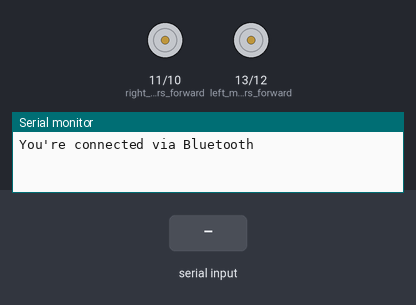
A sketch run on a simulated Arduino Uno, built with avr-gcc and run on an emulated ATmega328P. Shown: motor-driver pin pairs drawn as motors (green arrow = first pin HIGH = forward, orange = second pin HIGH = backward, longer = more drive), the last lines printed to the serial monitor. Inputs (shaded band) come from the test bench.

Above: at 1.2 s.
1.3 s: "F" received over the second serial link
At 2.2 s:
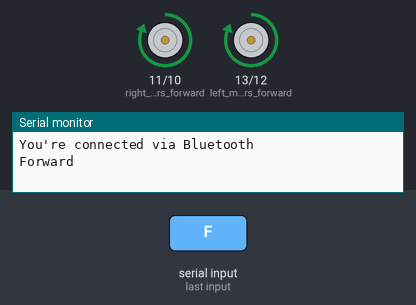
2.8 s: "B" received over the second serial link
At 3.4 s:
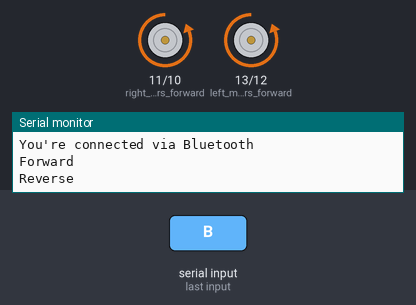
4.3 s: "L" received over the second serial link
At 5.5 s:
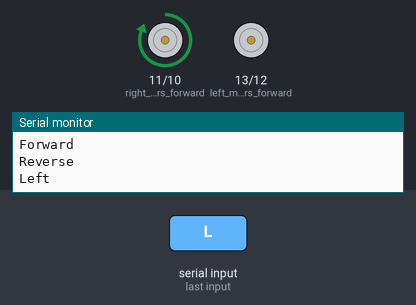
5.8 s: "R" received over the second serial link
At 6.9 s:
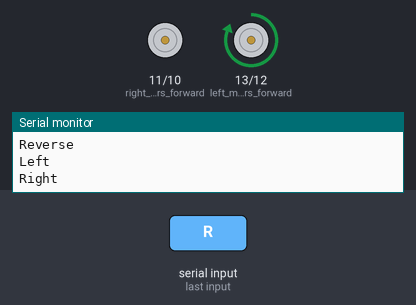
Timing chart, 0 to 8.3 s (numbered marks = the images above; inputs shaded):
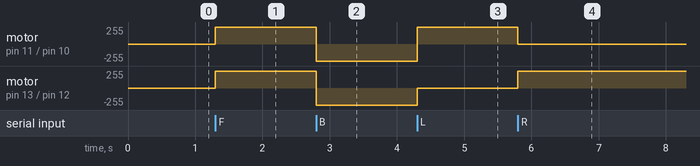

The sketch:

_4WD_bluetooth_car.ino
```cpp
#include <SoftwareSerial.h>

SoftwareSerial mySerial(0, 1); // RX | TX
int command ;
void setup() {
   Serial.begin(9600);
   mySerial.begin(9600);
   Serial.println("You're connected via Bluetooth");
   pinMode(13,OUTPUT);   //left motors forward
   pinMode(12,OUTPUT);   //left motors reverse
   pinMode(11,OUTPUT);   //right motors forward
   pinMode(10,OUTPUT);   //right motors reverse

   digitalWrite(13,LOW);
   digitalWrite(12,LOW);
   digitalWrite(11,LOW);
   digitalWrite(10,LOW);


}

void loop() {
   if (mySerial.available())
   {
    command=(mySerial.read());
    if (command=='F')
    {
      Serial.println("Forward");
      digitalWrite(13,HIGH);
      digitalWrite(12,LOW);
      digitalWrite(11,HIGH);
      digitalWrite(10,LOW);

    }

        else if (command=='B')
    {
      Serial.println("Reverse");
      digitalWrite(13,LOW);
      digitalWrite(12,HIGH);
      digitalWrite(11,LOW);
      digitalWrite(10,HIGH);
    }

        else if (command=='L')
    {
      Serial.println("Left");
      digitalWrite(13,LOW);
      digitalWrite(12,LOW);
      digitalWrite(11,HIGH);
      digitalWrite(10,LOW);
    }

        else if (command=='R')
    {
      Serial.println("Right");
      digitalWrite(13,HIGH);
      digitalWrite(12,LOW);
      digitalWrite(11,LOW);
      digitalWrite(10,LOW);
    }

        else if (command=='S')
    {
      Serial.println("Stop");
      digitalWrite(13,LOW);
      digitalWrite(12,LOW);
      digitalWrite(11,LOW);
      digitalWrite(10,LOW);
    }
   delay(30);
  }
}
```

Measured:
- after the input at 1.3 s, motor on pin 11 (right_motors_forward) / pin 10 (right_motors_reverse), motor on pin 13 (left_motors_forward) / pin 12 (left_motors_reverse): stopped → forward 255/255 at once
- after the input at 2.8 s, motor on pin 11 (right_motors_forward) / pin 10 (right_motors_reverse), motor on pin 13 (left_motors_forward) / pin 12 (left_motors_reverse): forward 255/255 → backward 255/255 at once
- after the input at 4.3 s, motor on pin 11 (right_motors_forward) / pin 10 (right_motors_reverse): backward 255/255 → forward 255/255 at once; motor on pin 13 (left_motors_forward) / pin 12 (left_motors_reverse): backward 255/255 → stopped at once
- after the input at 5.8 s, motor on pin 11 (right_motors_forward) / pin 10 (right_motors_reverse): forward 255/255 → stopped at once; motor on pin 13 (left_motors_forward) / pin 12 (left_motors_reverse): stopped → forward 255/255 at once
